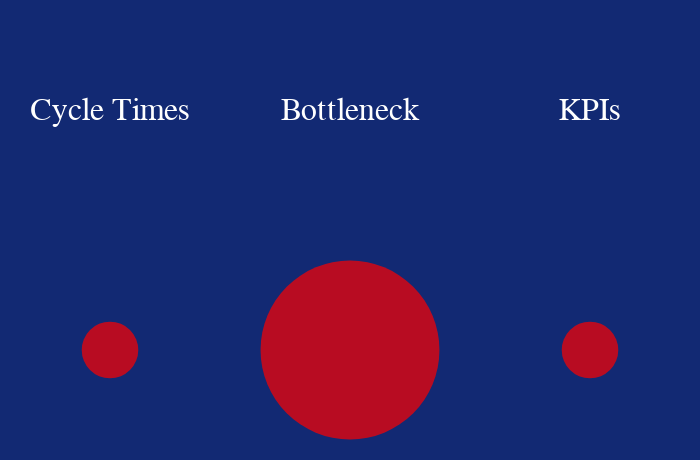

Notebook code for this chart:
### Code cell
getConfigs(alt.hconcat(
    getOverview("totalCycleTime", "Cycle Times"), getOverview("partCount", "Bottleneck"), getOverview("changeTime", "KPIs"),
    data=cycle.iloc[[0]]
))

### Figure 1 — Vega-Lite specification as saved in the notebook (floating-point values rounded to 4 significant figures)
{"config": {"view": {"continuousWidth": 400, "continuousHeight": 300, "height": 100, "strokeWidth": 0, "width": 100}, "axis": {"labelAngle": -45, "labelColor": "white", "titleColor": "white"}, "background": "#122973", "header": {"labelColor": "#122973", "labelFontSize": 14, "titleColor": "#122973", "titleFontSize": 14}, "legend": {"disable": true, "labelColor": "white", "padding": 1, "strokeColor": "white", "tickCount": 2, "titleColor": "white"}}, "hconcat": [{"vconcat": [{"mark": {"type": "text", "fill": "white"}, "encoding": {"size": {"value": 16}, "text": {"value": "Cycle Times"}}}, {"layer": [{"mark": {"type": "circle", "fill": "red"}, "encoding": {"size": {"field": "totalCycleTime", "scale": {"range": [800, 8000]}, "type": "quantitative"}, "text": {"value": "Cycle Times"}}}, {"mark": {"type": "text", "fill": "white"}, "encoding": {"opacity": {"value": 0}, "text": {"aggregate": "mean", "field": "totalCycleTime", "format": ".4", "type": "quantitative"}}}]}]}, {"vconcat": [{"mark": {"type": "text", "fill": "white"}, "encoding": {"size": {"value": 16}, "text": {"value": "Bottleneck"}}}, {"layer": [{"mark": {"type": "circle", "fill": "red"}, "encoding": {"size": {"field": "partCount", "scale": {"range": [800, 8000]}, "type": "quantitative"}, "text": {"value": "Bottleneck"}}}, {"mark": {"type": "text", "fill": "white"}, "encoding": {"opacity": {"value": 0}, "text": {"aggregate": "mean", "field": "partCount", "format": ".4", "type": "quantitative"}}}]}]}, {"vconcat": [{"mark": {"type": "text", "fill": "white"}, "encoding": {"size": {"value": 16}, "text": {"value": "KPIs"}}}, {"layer": [{"mark": {"type": "circle", "fill": "red"}, "encoding": {"size": {"field": "changeTime", "scale": {"range": [800, 8000]}, "type": "quantitative"}, "text": {"value": "KPIs"}}}, {"mark": {"type": "text", "fill": "white"}, "encoding": {"opacity": {"value": 0}, "text": {"aggregate": "mean", "field": "changeTime", "format": ".4", "type": "quantitative"}}}]}]}], "data": {"name": "data-22f32f6bbceeb193584b63efae780ff5"}, "transform": [{"lookup": "station", "from": {"data": {"name": "data-e52398b1f8ad8392e1198f152a358f0f"}, "key": "station", "fields": ["shiftIdentifier", "locationId", "validFrom", "validTo", "oee", "oeeSetpoint", "availability", "efficiency", "quality", "fpy", "fpySetPoint", "partCount", "partCountSetPoint", "countNIO", "productivity", "station"]}}, {"filter": "datum.station == 260"}], "$schema": "https://vega.github.io/schema/vega-lite/v4.17.0.json", "datasets": {"data-22f32f6bbceeb193584b63efae780ff5": [{"Reference": 10000000000.0, "SerialNumber": "83700220220239999999989", "changeTime": -1.0, "exitTime": -1.0, "line": 10, "myKey": 99010.0, "processTime": 0.0, "station": 260, "timeStamp": "2023-02-22T05:45:03.138231100", "totalCycleTime": -1.0, "id": null, "serialNumber": null, "reference": null}], "data-e52398b1f8ad8392e1198f152a358f0f": [{"shiftIdentifier": 0, "locationId": 10, "validFrom": "2022-10-03T04:45:00+01:00", "validTo": "2022-10-03T12:45:00+01:00", "oee": 78.69, "oeeSetpoint": 100, "availability": 83.81, "efficiency": 96.18, "quality": 98.7, "fpy": -1.0, "fpySetPoint": -1.0, "partCount": 121, "partCountSetPoint": 100, "countNIO": 0, "productivity": 0, "station": 260}]}}
